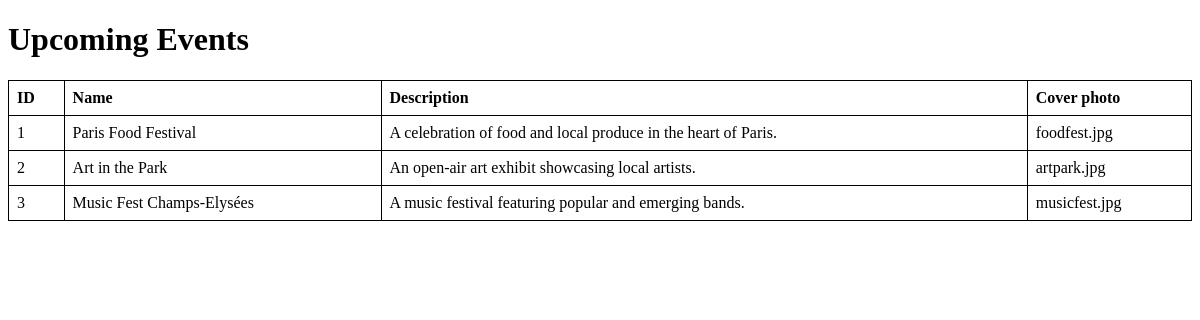
The app's page /server/pages/home.php, older data.
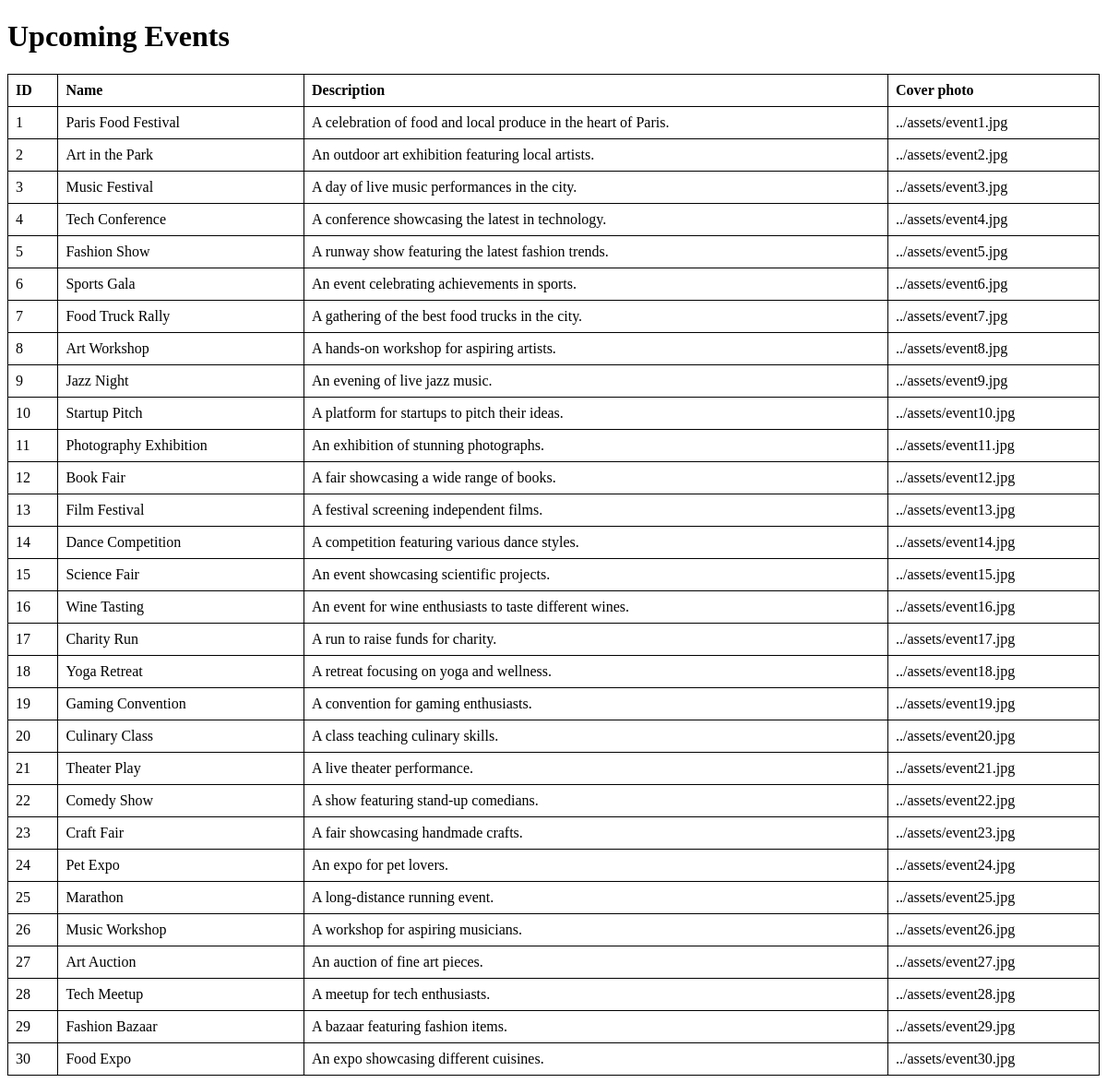
The same page, newer data.
### tables this page shows
CREATE TABLE `event` (
  `id` int(11) NOT NULL,
  `name` varchar(100) NOT NULL,
  `description` text,
  `coverPhoto` varchar(255) DEFAULT NULL
);

### server/pages/home.php (the view, shortened to what this page needs)
<?php
include '../db_connection.php';
$sql = "SELECT id, name, description, coverPhoto FROM event";
$result = $conn->query($sql);
?>
<!DOCTYPE html>
<html lang="en">
<head>
</head>
<body>
<h1>Upcoming Events</h1>
<?php if ($result->num_rows > 0): ?>
    <table>
        <tr>
            <th>ID</th>
            <th>Name</th>
            <th>Description</th>
            <th>Cover photo</th>
        </tr>
        <?php while ($row = $result->fetch_assoc()): ?>
            <tr>
                <td><?= $row["id"] ?></td>
                <td><?= htmlspecialchars($row["name"]) ?></td>
                <td><?= $row["description"] ?></td>
                <td><?= htmlspecialchars($row["coverPhoto"]) ?></td>
            </tr>
        <?php endwhile; ?>
    </table>
<?php else: ?>
    <p>No events found.</p>
<?php endif; ?>
</body>
</html>

### server/pages/home.php (style rules this page uses)
table { width: 100%; border-collapse: collapse; }
table, th, td { border: 1px solid black; }
th, td { padding: 8px; text-align: left; }

Row changes from the older to the newer data that the page shows:
changed event "Paris Food Festival": coverPhoto "foodfest.jpg" → "../assets/event1.jpg"
changed event "Art in the Park": description "An open-air art exhibit showcasing local artists." → "An outdoor art exhibition featuring local artists."; coverPhoto "artpark.jpg" → "../assets/event2.jpg"
changed event id 3: name "Music Fest Champs-Elysées" → "Music Festival"; description "A music festival featuring popular and emerging bands." → "A day of live music performances in the city."; coverPhoto "musicfest.jpg" → "../assets/event3.jpg"
added event: id "4", name "Tech Conference", description "A conference showcasing the latest in technology.", coverPhoto "../assets/event4.jpg"
added event: id "5", name "Fashion Show", description "A runway show featuring the latest fashion trends.", coverPhoto "../assets/event5.jpg"
added event: id "6", name "Sports Gala", description "An event celebrating achievements in sports.", coverPhoto "../assets/event6.jpg"
added event: id "7", name "Food Truck Rally", description "A gathering of the best food trucks in the city.", coverPhoto "../assets/event7.jpg"
added event: id "8", name "Art Workshop", description "A hands-on workshop for aspiring artists.", coverPhoto "../assets/event8.jpg"
added event: id "9", name "Jazz Night", description "An evening of live jazz music.", coverPhoto "../assets/event9.jpg"
added event: id "10", name "Startup Pitch", description "A platform for startups to pitch their ideas.", coverPhoto "../assets/event10.jpg"
added event: id "11", name "Photography Exhibition", description "An exhibition of stunning photographs.", coverPhoto "../assets/event11.jpg"
added event: id "12", name "Book Fair", description "A fair showcasing a wide range of books.", coverPhoto "../assets/event12.jpg"
added event: id "13", name "Film Festival", description "A festival screening independent films.", coverPhoto "../assets/event13.jpg"
added event: id "14", name "Dance Competition", description "A competition featuring various dance styles.", coverPhoto "../assets/event14.jpg"
added event: id "15", name "Science Fair", description "An event showcasing scientific projects.", coverPhoto "../assets/event15.jpg"
added event: id "16", name "Wine Tasting", description "An event for wine enthusiasts to taste different wines.", coverPhoto "../assets/event16.jpg"
added event: id "17", name "Charity Run", description "A run to raise funds for charity.", coverPhoto "../assets/event17.jpg"
added event: id "18", name "Yoga Retreat", description "A retreat focusing on yoga and wellness.", coverPhoto "../assets/event18.jpg"
added event: id "19", name "Gaming Convention", description "A convention for gaming enthusiasts.", coverPhoto "../assets/event19.jpg"
added event: id "20", name "Culinary Class", description "A class teaching culinary skills.", coverPhoto "../assets/event20.jpg"
added event: id "21", name "Theater Play", description "A live theater performance.", coverPhoto "../assets/event21.jpg"
added event: id "22", name "Comedy Show", description "A show featuring stand-up comedians.", coverPhoto "../assets/event22.jpg"
added event: id "23", name "Craft Fair", description "A fair showcasing handmade crafts.", coverPhoto "../assets/event23.jpg"
added event: id "24", name "Pet Expo", description "An expo for pet lovers.", coverPhoto "../assets/event24.jpg"
added event: id "25", name "Marathon", description "A long-distance running event.", coverPhoto "../assets/event25.jpg"
added event: id "26", name "Music Workshop", description "A workshop for aspiring musicians.", coverPhoto "../assets/event26.jpg"
added event: id "27", name "Art Auction", description "An auction of fine art pieces.", coverPhoto "../assets/event27.jpg"
added event: id "28", name "Tech Meetup", description "A meetup for tech enthusiasts.", coverPhoto "../assets/event28.jpg"
added event: id "29", name "Fashion Bazaar", description "A bazaar featuring fashion items.", coverPhoto "../assets/event29.jpg"
added event: id "30", name "Food Expo", description "An expo showcasing different cuisines.", coverPhoto "../assets/event30.jpg"
